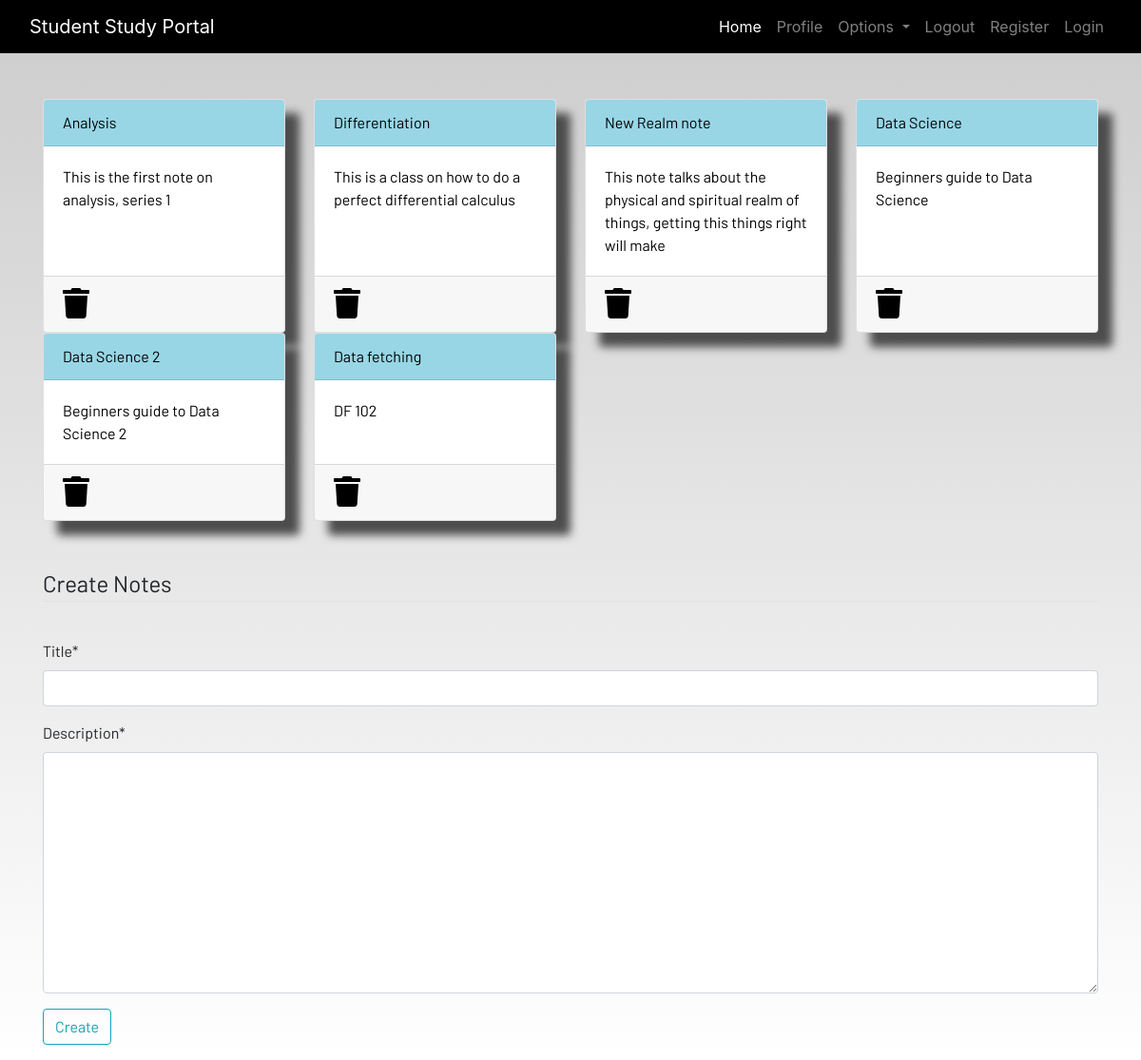
The page /notes (signed in) on the database as committed earlier.
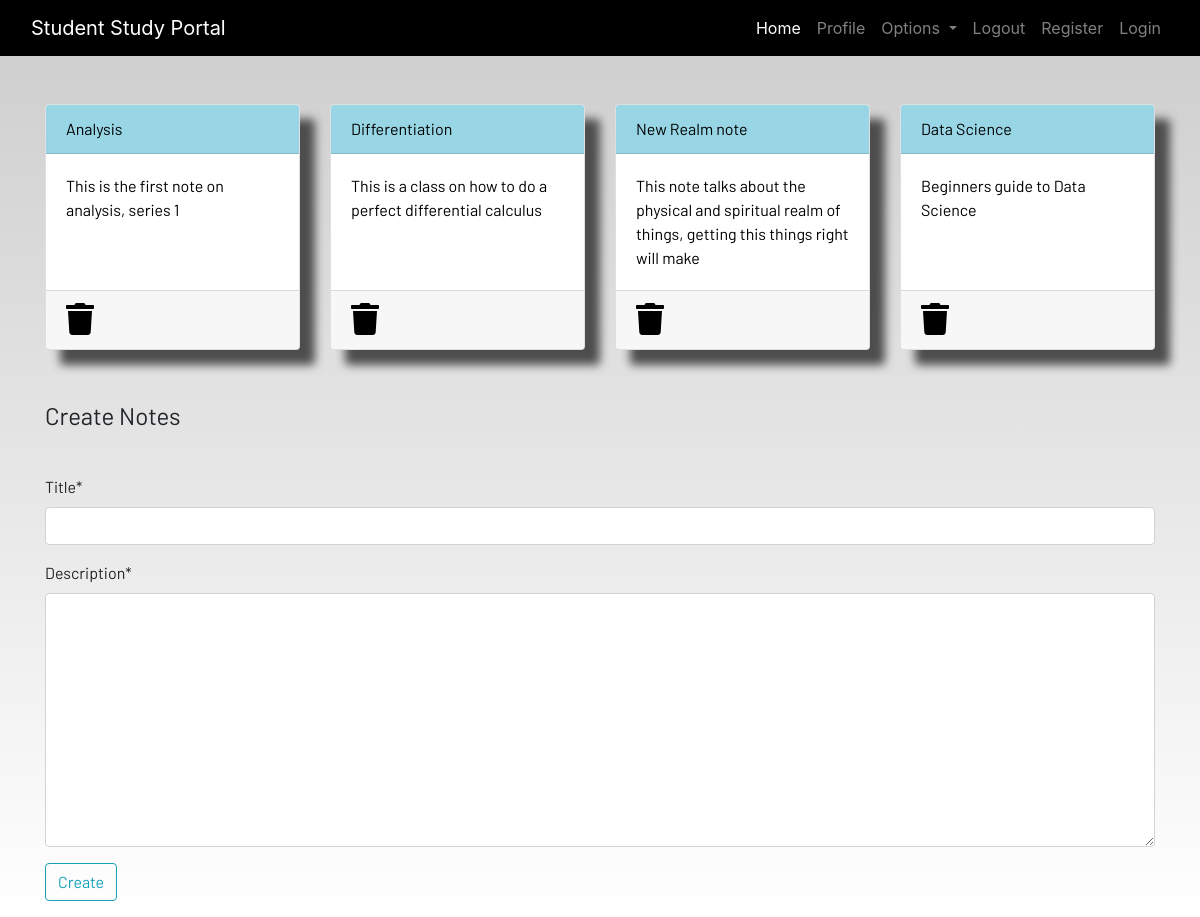
The same page on the database as committed later.
### dashboard/models.py (models this page shows, shortened)
class Notes(models.Model):
    user = models.ForeignKey(User, on_delete=models.CASCADE)
    title = models.CharField(max_length= 200)
    description = models.TextField()
    class Meta:
        verbose_name = "notes"
        verbose_name_plural = "notes"

### dashboard/views.py (the view)
# urls.py: path('notes', views.notes, name="notes"),
def notes(request):
    if request.method == "POST":
        form = NotesForm(request.POST)
        if form.is_valid():
            notes = Notes(user=request.user, title=request.POST['title'],description=request.POST['description'])
            notes.save()
        messages.success(request, f"Notes Added from {request.user.username} Successfully!")
    else:
        form = NotesForm()
    notes = Notes.objects.filter(user = request.user)
    context = {
        'notes' : notes,
        'form' : form
    }
    return render(request, "dashboard/notes.html", context)

### dashboard/forms.py
class NotesForm(forms.ModelForm):
    class Meta:
        model = Notes
        fields = ['title', 'description']

### dashboard/templates/dashboard/notes.html (shortened to what this page needs)
{% extends 'dashboard/base.html' %}
{% load static %}
{% load crispy_forms_tags %}
{% block content %}
<div class="container">
    <div class="row">
        {% for  note in notes %}
        <div class="col-md-3">
            <a href="{% url 'dashboard:notesdetail' note.id %}">
                <div class="card">
                    <div class="card-header">{{note.title}}</div>
                    <div class="card-body">{{note.description|slice:"0:101" }}</div>
                    <div class="card-footer mt-auto "><a href="{% url 'dashboard:delnote' note.id %}">
                        <i class="fa fa-trash fa-2x"></i></a>
                    </div>
                </div>
            </a>
        </div>
        {% endfor %}
        <br><br>
    </div>
</div>
<br><br>
<div class="container">
    <form method="POST">
        <fieldset class="form-group">
            <legend class="border-bottom mb-4">Create Notes</legend>
        </fieldset>
        {{form|crispy}}
        <div class="form-group">
            <button href="" class="btn btn-outline-info" type="submit">
                Create
            </button>
        </div>
    </form>
</div>
{% endblock content %}

Rows that differ between the two databases and show on the page:
removed Notes: title "Data Science 2", description "Beginners guide to Data Science 2"
removed Notes: title "Data fetching", description "DF 102"
